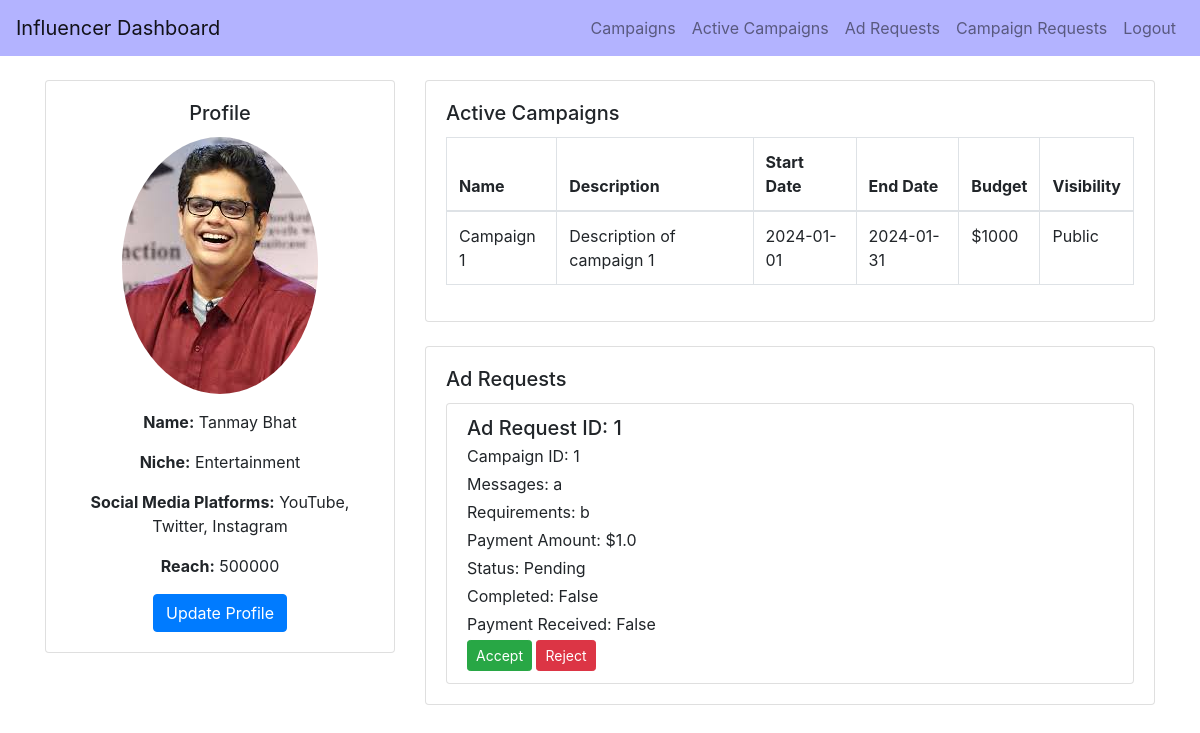
Page /influencer_dashboard/tanmay on the earlier database version.
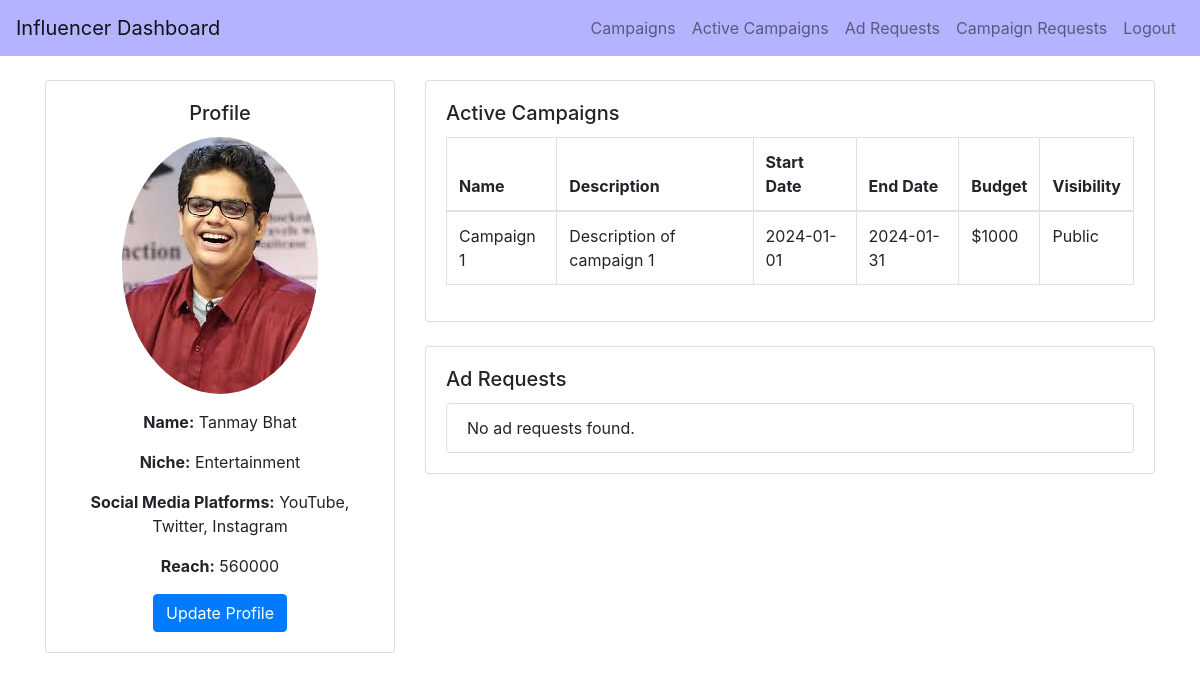
Same page on the later database version.
### backend/models.py (models this page shows)
class Influencer(db.Model):
    __tablename__ = 'influencer'
    id = db.Column(db.Integer, primary_key=True)
    name = db.Column(db.String(100), nullable=False)
    email = db.Column(db.String(150), nullable=False)
    profile_picture = db.Column(db.String(150), nullable=True)
    niche = db.Column(db.String(50), nullable=False)
    reach = db.Column(db.Integer, nullable=False)
    user_id = db.Column(db.Integer, db.ForeignKey('user.id'), nullable=False)
    platform = db.Column(db.String(150), nullable=False)  # This will store the social media platforms as a comma-separated string
    flagged = db.Column(db.Boolean, default=False)
    user = db.relationship('User', backref='influencer_user', uselist=False)

class AdRequest(db.Model):
    __tablename__ = 'ad_request'
    id = db.Column(db.Integer, primary_key=True)
    campaign_id = db.Column(db.Integer, db.ForeignKey('campaign.id'), nullable=False)
    influencer_id = db.Column(db.Integer, db.ForeignKey('user.id'), nullable=False)
    messages = db.Column(db.Text, nullable=True)
    requirements = db.Column(db.Text, nullable=False)
    payment_amount = db.Column(db.Float, nullable=False)
    status = db.Column(db.String(10), nullable=False)  # Pending, Accepted, Rejected
    complete = db.Column(db.Boolean, default=False, nullable=False)
    complete_confirmed = db.Column(db.Boolean, default=False, nullable=False)
    payment = db.Column(db.Boolean, default=False, nullable=False)
    influencer = db.relationship('User', backref='ad_requests_user', foreign_keys=[influencer_id])
    campaign = db.relationship('Campaign', backref='ad_requests_campaign', foreign_keys=[campaign_id])

### backend/controller.py (the view, shortened to what this page needs)
@app.route('/influencer_dashboard', methods=['GET', 'POST'])
@app.route('/influencer_dashboard/<username>', methods=['GET', 'POST'])
def influencer_dashboard(username=None):
    username = username or request.args.get('username')
    if not username:
        return redirect(url_for('login'))  # Redirect to login if username is not provided
    user = User.query.filter_by(username=username).first()
    influencer = Influencer.query.filter_by(user_id=user.id).first()
    ad_requests = AdRequest.query.filter_by(influencer_id=influencer.id, status='Pending').all()
    if not user or user.role != 'influencer':
        return redirect(url_for('login'))  # Redirect to login if user is not an influencer
    influencer = Influencer.query.filter_by(user_id=user.id).first()
    if not influencer:
        return redirect(url_for('login'))  # Redirect to login if influencer details are not found
    return render_template('influencer_dashboard.html',
                           username=user.username,
                           profile_image=influencer.profile_picture,
                           name=influencer.name,
                           niche=influencer.niche,
                           social_media_platforms=influencer.platform,
                           reach=influencer.reach,
                           ad_requests=ad_requests)

### templates/influencer_dashboard.html (shortened to what the changed rows need)
<!DOCTYPE html>
<html lang="en">
<head>
    <link href="https://stackpath.bootstrapcdn.com/bootstrap/4.5.2/css/bootstrap.min.css" rel="stylesheet">
</head>
<body>
<div class="container mt-4">
    <div class="row">
        <div class="col-md-4">
            <div class="card">
                <div class="card-body text-center">
                    <h5 class="card-title">Profile</h5>
                    <div class="mb-3">
                        <img src="../static/images/{{name}}.jpeg" alt="Profile Image" class="img-fluid rounded-circle">
                    </div>
                    <p><strong>Name:</strong> {{ name }}</p>
                    <p><strong>Niche:</strong> {{ niche }}</p>
                    <p><strong>Social Media Platforms:</strong> {{ social_media_platforms }}</p>
                    <p><strong>Reach:</strong> {{ reach }}</p>
                    <button class="btn btn-primary" data-toggle="modal" data-target="#updateProfileModal">Update Profile</button>
                </div>
            </div>
        </div>
        <div class="col-md-8">
            <div class="card mb-4">
                <div class="card-body">
                    <div class="table-responsive">
                        <table class="table table-bordered">
                            <thead>
                                <tr>
                                    <th>Name</th>
                                    <th>Description</th>
                                    <th>Start Date</th>
                                    <th>End Date</th>
                                    <th>Budget</th>
                                    <th>Visibility</th>
                                </tr>
                            </thead>
                        </table>
                    </div>
                </div>
            </div>
                <div class="card mb-4">
                    <div class="card-body">
                        <div class="list-group">
                            {% for ad_request in ad_requests %}
                                <div class="list-group-item">
                                    <h5 class="mb-1">Ad Request ID: {{ ad_request.id }}</h5>
                                    <p class="mb-1">Campaign ID: {{ ad_request.campaign_id }}</p>
                                    <p class="mb-1">Messages: {{ ad_request.messages }}</p>
                                    <p class="mb-1">Requirements: {{ ad_request.requirements }}</p>
                                    <p class="mb-1">Payment Amount: ${{ ad_request.payment_amount }}</p>
                                    <p class="mb-1">Status: {{ ad_request.status }}</p>
                                    <p class="mb-1">Completed: {{ ad_request.complete }}</p>
                                    <p class="mb-1">Payment Received: {{ ad_request.payment }}</p>
                                    <form method="POST" action="{{ url_for('accept_ad_request', ad_request_id=ad_request.id,username=username) }}" class="d-inline">
                                        <button type="submit" class="btn btn-success btn-sm">Accept</button>
                                    </form>
                                    <form method="POST" action="{{ url_for('reject_ad_request', ad_request_id=ad_request.id,username=username) }}" class="d-inline">
                                        <button type="submit" class="btn btn-danger btn-sm">Reject</button>
                                    </form>
                                </div>
                            {% else %}
                                <div class="list-group-item">No ad requests found.</div>
                            {% endfor %}
                        </div>
                    </div>
                </div>
            </div>
        </div>
    </div>
</body>
</html>

Differences in the rows shown:
no longer on this page (row edited): AdRequest: id "1", campaign_id "1", messages "a", requirements "b", payment_amount "1.0", status "Pending", complete "False", payment "False"
changed Influencer "Tanmay Bhat": reach "500000" → "560000"
Other differences:
text now shown: "No ad requests found."
